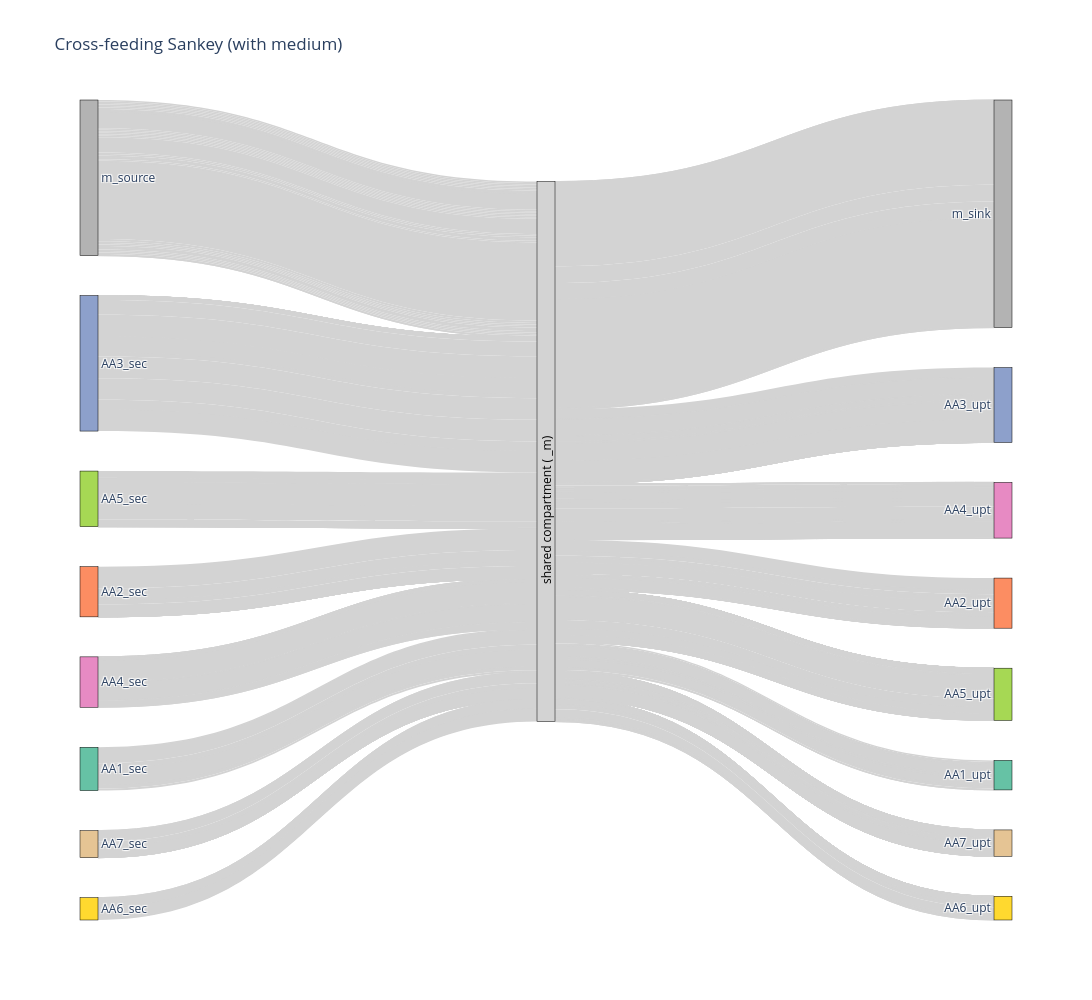

This figure's notebook cell:
### Markdown cell above
### quantitative - with _m and with scaling

### Code cell
# --- FILTER FLUXES ---
def upt_sec_for_syncom(syncom_pfba_fluxes):
    threshold_sec = 0.001
    # Secretions
    secretions_withM = syncom_pfba_fluxes[
        ((syncom_pfba_fluxes.index.str.startswith("EX_")) & (syncom_pfba_fluxes > threshold_sec)
         & (~syncom_pfba_fluxes.index.str.endswith("_m"))) |
        ((syncom_pfba_fluxes.index.str.startswith("EX_")) & (syncom_pfba_fluxes.index.str.endswith("_m"))
         & (syncom_pfba_fluxes < -threshold_sec))
    ]

    # Uptakes
    uptakes_withM = syncom_pfba_fluxes[
        ((syncom_pfba_fluxes.index.str.startswith("EX_")) & (syncom_pfba_fluxes < -threshold_sec)
         & (~syncom_pfba_fluxes.index.str.endswith("_m"))) |
        ((syncom_pfba_fluxes.index.str.startswith("EX_")) & (syncom_pfba_fluxes.index.str.endswith("_m"))
         & (syncom_pfba_fluxes > threshold_sec))
    ]
    return secretions_withM, uptakes_withM

###### WHICH FLUXES TO USE
secretions_withM, uptakes_withM = upt_sec_for_syncom(syncom_fluxes)
######

# --- SPLIT REACTION IDS ---
def split_rxn_id(rxn_id):
    match = re.match(r"^(.*)__AA(\d+)$", rxn_id)
    if match:
        return match.group(1), f"AA{match.group(2)}"
    if rxn_id.endswith("_m"):
        return rxn_id[:-2] + "_e", "m"
    return rxn_id, None


# --- BUILD DATAFRAMES ---
sec_df_withM = pd.DataFrame(
    [(*split_rxn_id(rxn), flux) for rxn, flux in secretions_withM.items()],
    columns=["metabolite", "strain_sec", "flux_sec"]
)

upt_df_withM = pd.DataFrame(
    [(*split_rxn_id(rxn), flux) for rxn, flux in uptakes_withM.items()],
    columns=["metabolite", "strain_upt", "flux_upt"]
)

# Ensure numeric and positive
sec_df_withM["flux_sec"] = pd.to_numeric(sec_df_withM["flux_sec"], errors="coerce").abs()
upt_df_withM["flux_upt"] = pd.to_numeric(upt_df_withM["flux_upt"], errors="coerce").abs()

# Drop NaNs
sec_df_withM = sec_df_withM.dropna(subset=["metabolite", "strain_sec", "flux_sec"])
upt_df_withM = upt_df_withM.dropna(subset=["metabolite", "strain_upt", "flux_upt"])

# --- AGGREGATE FOR SANKEY ---
sec_unique = sec_df_withM
upt_agg = upt_df_withM

# --- BUILD NODES ---
strains = sorted(set(sec_df_withM["strain_sec"]).union(set(upt_df_withM["strain_upt"])))
nodes = [f"{s}_sec" for s in strains] + [""] + [f"{s}_upt" for s in strains]

# Replace "m" nodes with m_source / m_sink
nodes = [
    *(f"{s}_sec" if s != "m" else "m_source" for s in strains),
    "",  # middle node will be annotated as "shared compartment (_m)"
    *(f"{s}_upt" if s != "m" else "m_sink" for s in strains)
]

node_indices = {node: i for i, node in enumerate(nodes)}

# Colors: same for left/right copies of each strain
palette = px.colors.qualitative.Set2
strain_colors = {s: palette[i % len(palette)] for i, s in enumerate(strains)}
node_colors = [strain_colors[s] for s in strains] + ["lightgrey"] + [strain_colors[s] for s in strains]


####
def scale_flux(row, mode, n_strains=7,):
    if mode == "S":
        if row["strain_sec"] != "m":
            return row['flux_sec'] / n_strains
        else:
            return row['flux_sec']
    elif mode == "U":
        if row["strain_upt"] != "m":
            return row['flux_upt'] / n_strains
        else:
            return row['flux_upt']
    else:
        return "Error"

sec_unique['flux_sec_scaled'] = sec_unique.apply(scale_flux, axis=1, args=("S",))
upt_agg['flux_upt_scaled'] = upt_agg.apply(scale_flux, axis=1, args=("U",))
####


# --- BUILD LINKS ---
sec_links = [
    {"source": node_indices["m_source"] if row.strain_sec=="m" else node_indices[f"{row.strain_sec}_sec"],
     "target": node_indices[""],
     "value": float(row.flux_sec_scaled),
     "label": row.metabolite}
    for _, row in sec_unique.iterrows()
]

upt_links = [
    {"source": node_indices[""],
     "target": node_indices["m_sink"] if row.strain_upt=="m" else node_indices[f"{row.strain_upt}_upt"],
     "value": float(row.flux_upt_scaled),
     "label": row.metabolite}
    for _, row in upt_agg.iterrows()
]


links = sec_links + upt_links

# --- RECONSTRUCT CROSS_FEED DF ---
# this is for me sanity, so I have all data as an overview and can compare with the plot
cross_feed_df = sec_unique.merge(upt_agg, on="metabolite", how="outer")
cross_feed_df = cross_feed_df[cross_feed_df["strain_sec"] != cross_feed_df["strain_upt"]]
cross_feed_df["flux_sec"] = pd.to_numeric(cross_feed_df["flux_sec"], errors="coerce").fillna(0)
cross_feed_df["flux_upt"] = pd.to_numeric(cross_feed_df["flux_upt"], errors="coerce").fillna(0)
#####


# --- SANKEY PLOT ---

# Build the Sankey figure
fig = go.Figure(data=[go.Sankey(
    node=dict(
        pad=40,
        thickness=18,
        line=dict(color="black", width=0.5),
        label=nodes,
        color=node_colors
    ),
    link=dict(
        source=[l["source"] for l in links],
        target=[l["target"] for l in links],
        value=[l["value"] for l in links],
        label=[l["label"] for l in links],
        color="lightgray",
        hovercolor="darkgray"
    )
)])


# --- ANNOTATIONS IN THE PLOT

# Add rotated annotation for the middle node
fig.add_annotation(
    x=0.5,  # roughly center of the plot
    y=0.5,  # adjust vertically as needed
    text="shared compartment ( _m)",
    showarrow=False,
    textangle=-90,   # rotates text 90 degrees
    font=dict(size=12, color="black")
)

# show
fig.update_layout(title_text="Cross-feeding Sankey (with medium)",
                  font_size=12, width=1200, height=1000)
fig.show()

### Figure 1 — Plotly figure (JSON) as saved in the notebook; plotly's stock layout.template omitted (floating-point values rounded to 4 significant figures; data arrays with more than 128 entries replaced by an {"elided": "..."} marker saying what was removed)
{"data": [{"link": {"color": "lightgray", "hovercolor": "darkgray", "label": {"elided": "484 str values"}, "source": {"elided": "484 int values"}, "target": {"elided": "484 int values"}, "value": {"elided": "484 float values"}}, "node": {"color": ["rgb(102,194,165)", "rgb(252,141,98)", "rgb(141,160,203)", "rgb(231,138,195)", "rgb(166,216,84)", "rgb(255,217,47)", "rgb(229,196,148)", "rgb(179,179,179)", "lightgrey", "rgb(102,194,165)", "rgb(252,141,98)", "rgb(141,160,203)", "rgb(231,138,195)", "rgb(166,216,84)", "rgb(255,217,47)", "rgb(229,196,148)", "rgb(179,179,179)"], "label": ["AA1_sec", "AA2_sec", "AA3_sec", "AA4_sec", "AA5_sec", "AA6_sec", "AA7_sec", "m_source", "", "AA1_upt", "AA2_upt", "AA3_upt", "AA4_upt", "AA5_upt", "AA6_upt", "AA7_upt", "m_sink"], "line": {"color": "black", "width": 0.5}, "pad": 40, "thickness": 18}, "type": "sankey"}], "layout": {"annotations": [{"font": {"color": "black", "size": 12}, "showarrow": false, "text": "shared compartment ( _m)", "textangle": -90, "x": 0.5, "y": 0.5}], "title": {"text": "Cross-feeding Sankey (with medium)"}, "font": {"size": 12}, "width": 1200, "height": 1000}}
